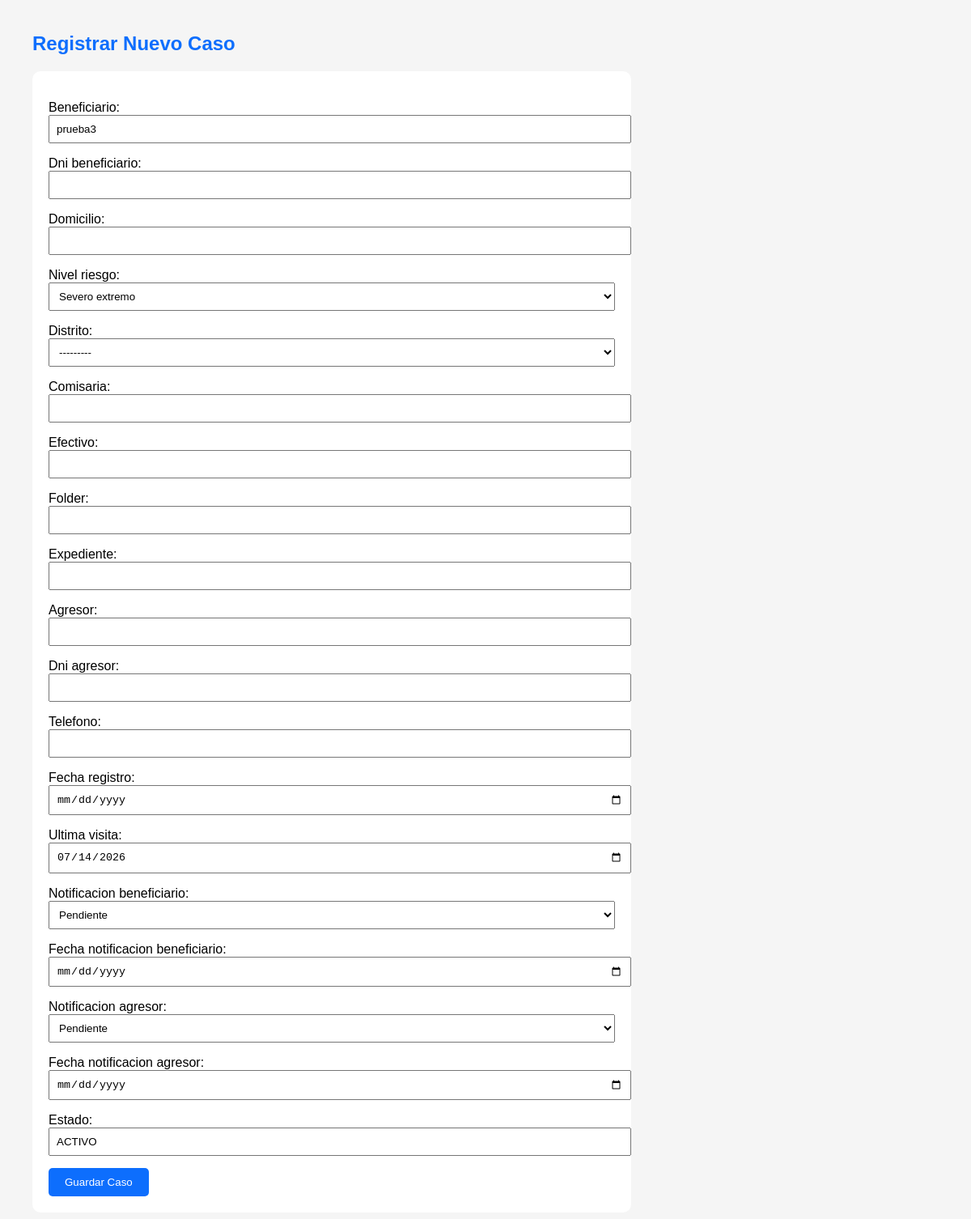
/editar-caso/370/ (signed in), run on the app's committed database.
### mapa/models.py (models this page shows, shortened)
class Caso(models.Model):
    RIESGOS = [
        ("LEVE", "Leve"),
        ("MODERADO", "Moderado"),
        ("SEVERO", "Severo"),
        ("SEVERO EXTREMO", "Severo extremo"),
        ("NO DETERMINADO", "No determinado"),
    ]
    NOTIFICACION = [
        ("PENDIENTE", "Pendiente"),
        ("NOTIFICADO", "Notificado"),
    ]
    DISTRITOS = [
        ("EL AGUSTINO", "EL AGUSTINO"),
        ("ATE", "ATE"),
        ("SANTA ANITA", "SANTA ANITA"),
        ("SAN LUIS", "SAN LUIS"),
        ("LA VICTORIA", "LA VICTORIA"),
        ("RIMAC", "RIMAC"),
        ("CERCADO DE LIMA", "CERCADO DE LIMA"),
    ]
    beneficiario = models.CharField(max_length=200, blank=True)
    dni_beneficiario = models.CharField(
        max_length=8,
        blank=True
    )
    domicilio = models.CharField(max_length=300, blank=True)
    nivel_riesgo = models.CharField(
        max_length=30,
        choices=RIESGOS,
        blank=True
    )
    distrito = models.CharField(
        max_length=100,
        choices=DISTRITOS,
        blank=True
    )
    comisaria = models.CharField(max_length=200, blank=True)
    efectivo = models.CharField(max_length=100, blank=True)
    folder = models.CharField(max_length=100, blank=True)
    expediente = models.CharField(max_length=100, blank=True)
    agresor = models.CharField(max_length=200, blank=True)
    dni_agresor = models.CharField(
        max_length=8,
        blank=True
    )
    telefono = models.CharField(max_length=50, blank=True)
    fecha_registro = models.DateField(
        null=True,
        blank=True
    )
    ultima_visita = models.DateField(
        null=True,
        blank=True
    )
    fecha_limite = models.DateField(
        "Próximo seguimiento",
        null=True,
        blank=True
)
    notificacion_beneficiario = models.CharField(
        max_length=15,
        choices=NOTIFICACION,
        default="PENDIENTE"
    )
    fecha_notificacion_beneficiario = models.DateField(
        null=True,
        blank=True
    )
    notificacion_agresor = models.CharField(
        max_length=15,
        choices=NOTIFICACION,
        default="PENDIENTE"
    )
    fecha_notificacion_agresor = models.DateField(
        null=True,
        blank=True
    )
    estado = models.CharField(
        max_length=15,
        default="ACTIVO"
    )
    latitud = models.FloatField(
        null=True,
        blank=True
    )
    longitud = models.FloatField(
        null=True,
        blank=True
    )
    edicion_autorizada = models.BooleanField(
        default=False
    )
    class Meta:
        permissions = [
            ("modificar_directo", "Puede modificar casos directamente"),
            ("aprobar_modificacion", "Puede aprobar modificaciones"),
            ("archivar_directo", "Puede archivar casos directamente"),
            ("aprobar_archivado", "Puede aprobar archivados"),
            ("eliminar_directo", "Puede eliminar casos directamente"),
            ("aprobar_eliminacion", "Puede aprobar eliminaciones"),
            ("administrar_usuarios", "Puede administrar usuarios"),
        ]

### mapa/views.py (the view)
# urls.py: path("editar-caso/<int:id>/", views.editar_caso, name="editar_caso"),
@login_required
@grupo_requerido("Administrador")
def editar_caso(request, id):
    caso = get_object_or_404(Caso, pk=id)
    if request.method == "POST":
        form = CasoForm(request.POST, instance=caso)
        if form.is_valid():
            form.save()
            return redirect("gestion_casos")
    else:
        form = CasoForm(instance=caso)
    return render(request, "mapa/nuevo_caso.html", {
        "form": form
    })

### mapa/templates/mapa/nuevo_caso.html (shortened to what this page needs)
<!DOCTYPE html>
<html lang="es">
<head>
</head>
<body>
<h2>Registrar Nuevo Caso</h2>
<form method="post">
    {{ form.as_p }}
    <button type="submit">
        Guardar Caso
    </button>
</form>
</body>
</html>

### mapa/templates/mapa/nuevo_caso.html (style rules this page uses)
body { font-family:Arial, Helvetica, sans-serif; margin:40px; background:#f5f5f5; }
h2 { color:#0d6efd; }
form { background:white; padding:20px; border-radius:10px; max-width:700px; }
p { margin-bottom:15px; }
input,select { width:100%; padding:8px; }
button { background:#0d6efd; color:white; border:none; padding:10px 20px; cursor:pointer; border-radius:5px; }

### data on the page
Caso: beneficiario "prueba3", nivel_riesgo "Severo extremo", distrito "---------", ultima_visita "07/14/2026", notificacion_beneficiario "Pendiente", notificacion_agresor "Pendiente", estado "ACTIVO"
